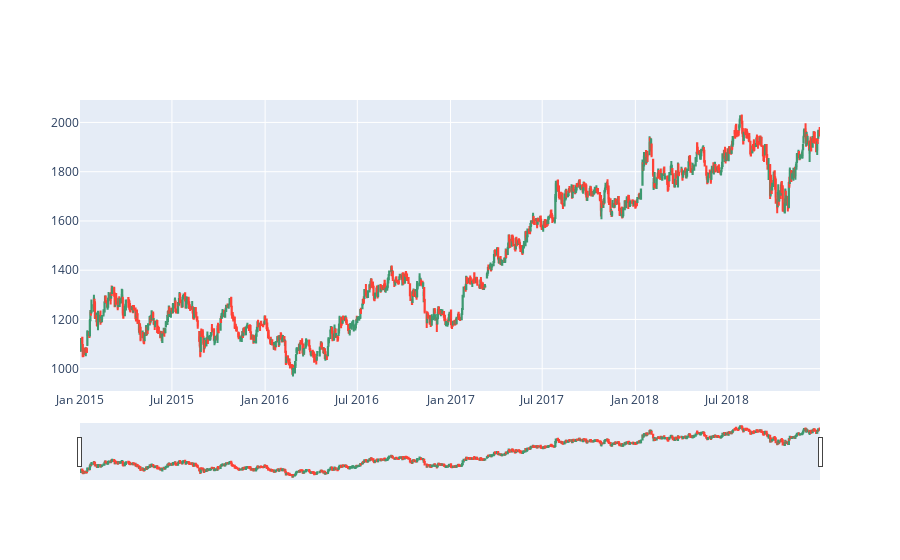

Notebook code for this chart:
### Code cell
import plotly.graph_objects as go

fig = go.Figure(data=[go.Candlestick(x=mydata.index,
                open=mydata['Open'],
                high=mydata['High'],
                low=mydata['Low'],
                close=mydata['Close'])])

fig.show()

### Figure 1 — Plotly figure (JSON) as saved in the notebook; plotly's stock layout.template omitted (floating-point values rounded to 4 significant figures; data arrays with more than 128 entries replaced by an {"elided": "..."} marker saying what was removed)
{"data": [{"close": {"elided": "1043 float values"}, "high": {"elided": "1043 float values"}, "low": {"elided": "1043 float values"}, "open": {"elided": "1043 float values"}, "type": "candlestick", "x": {"elided": "1043 str values"}}], "layout": {}}
